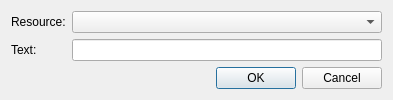
<?xml version="1.0" encoding="UTF-8"?>
<ui version="4.0">
 <class>DrawAttentionDialog</class>
 <widget class="QDialog" name="DrawAttentionDialog">
  <property name="geometry">
   <rect>
    <x>0</x>
    <y>0</y>
    <width>393</width>
    <height>97</height>
   </rect>
  </property>
  <property name="windowTitle">
   <string>Draw attention</string>
  </property>
  <layout class="QVBoxLayout" name="verticalLayout">
   <item>
    <layout class="QFormLayout" name="formLayout">
     <property name="fieldGrowthPolicy">
      <enum>QFormLayout::AllNonFixedFieldsGrow</enum>
     </property>
     <item row="0" column="0">
      <widget class="QLabel" name="label">
       <property name="text">
        <string>Resource:</string>
       </property>
       <property name="buddy">
        <cstring>ResourceBox_</cstring>
       </property>
      </widget>
     </item>
     <item row="0" column="1">
      <widget class="QComboBox" name="ResourceBox_"/>
     </item>
     <item row="1" column="0">
      <widget class="QLabel" name="label_2">
       <property name="text">
        <string>Text:</string>
       </property>
       <property name="buddy">
        <cstring>Text_</cstring>
       </property>
      </widget>
     </item>
     <item row="1" column="1">
      <widget class="QLineEdit" name="Text_"/>
     </item>
    </layout>
   </item>
   <item>
    <widget class="QDialogButtonBox" name="buttonBox">
     <property name="orientation">
      <enum>Qt::Horizontal</enum>
     </property>
     <property name="standardButtons">
      <set>QDialogButtonBox::Cancel|QDialogButtonBox::Ok</set>
     </property>
    </widget>
   </item>
  </layout>
 </widget>
 <resources/>
 <connections>
  <connection>
   <sender>buttonBox</sender>
   <signal>accepted()</signal>
   <receiver>DrawAttentionDialog</receiver>
   <slot>accept()</slot>
   <hints>
    <hint type="sourcelabel">
     <x>248</x>
     <y>254</y>
    </hint>
    <hint type="destinationlabel">
     <x>157</x>
     <y>274</y>
    </hint>
   </hints>
  </connection>
  <connection>
   <sender>buttonBox</sender>
   <signal>rejected()</signal>
   <receiver>DrawAttentionDialog</receiver>
   <slot>reject()</slot>
   <hints>
    <hint type="sourcelabel">
     <x>316</x>
     <y>260</y>
    </hint>
    <hint type="destinationlabel">
     <x>286</x>
     <y>274</y>
    </hint>
   </hints>
  </connection>
 </connections>
</ui>
